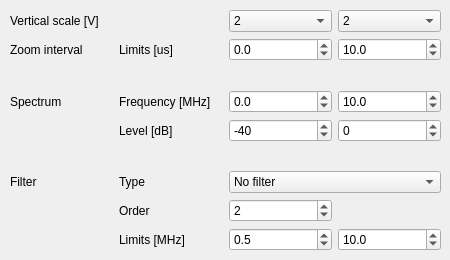
    <widget class="QWidget" name="tab">
     <attribute name="title">
      <string>Display</string>
     </attribute>
     <widget class="QWidget" name="gridLayoutWidget_6">
      <property name="geometry">
       <rect>
        <x>10</x>
        <y>10</y>
        <width>431</width>
        <height>241</height>
       </rect>
      </property>
      <layout class="QGridLayout" name="gridLayout_4">
       <item row="13" column="0">
        <widget class="QLabel" name="label_3">
         <property name="text">
          <string>Filter</string>
         </property>
        </widget>
       </item>
       <item row="9" column="0">
        <widget class="QLabel" name="label_2">
         <property name="text">
          <string>Spectrum</string>
         </property>
        </widget>
       </item>
       <item row="7" column="3">
        <widget class="QDoubleSpinBox" name="zoomEndSpinBox">
         <property name="locale">
          <locale language="English" country="UnitedKingdom"/>
         </property>
         <property name="buttonSymbols">
          <enum>QAbstractSpinBox::ButtonSymbols::UpDownArrows</enum>
         </property>
         <property name="suffix">
          <string/>
         </property>
         <property name="decimals">
          <number>1</number>
         </property>
         <property name="minimum">
          <double>-100.000000000000000</double>
         </property>
         <property name="maximum">
          <double>10000.000000000000000</double>
         </property>
         <property name="singleStep">
          <double>0.100000000000000</double>
         </property>
         <property name="value">
          <double>10.000000000000000</double>
         </property>
        </widget>
       </item>
       <item row="15" column="1">
        <widget class="QLabel" name="flimLabel">
         <property name="locale">
          <locale language="English" country="UnitedKingdom"/>
         </property>
         <property name="text">
          <string>Limits [MHz]</string>
         </property>
        </widget>
       </item>
       <item row="6" column="2">
        <widget class="QComboBox" name="displayrangeAComboBox">
         <property name="sizePolicy">
          <sizepolicy hsizetype="Preferred" vsizetype="Fixed">
           <horstretch>0</horstretch>
           <verstretch>0</verstretch>
          </sizepolicy>
         </property>
         <property name="maximumSize">
          <size>
           <width>16777215</width>
           <height>16777215</height>
          </size>
         </property>
         <property name="styleSheet">
          <string notr="true"/>
         </property>
         <property name="currentIndex">
          <number>10</number>
         </property>
         <item>
          <property name="text">
           <string>1 m</string>
          </property>
         </item>
         <item>
          <property name="text">
           <string>2 m</string>
          </property>
         </item>
         <item>
          <property name="text">
           <string>5 m</string>
          </property>
         </item>
         <item>
          <property name="text">
           <string>10 m</string>
          </property>
         </item>
         <item>
          <property name="text">
           <string>20 m</string>
          </property>
         </item>
         <item>
          <property name="text">
           <string>50 m</string>
          </property>
         </item>
         <item>
          <property name="text">
           <string>100 m</string>
          </property>
         </item>
         <item>
          <property name="text">
           <string>200 m</string>
          </property>
         </item>
         <item>
          <property name="text">
           <string>500 m</string>
          </property>
         </item>
         <item>
          <property name="text">
           <string>1</string>
          </property>
         </item>
         <item>
          <property name="text">
           <string>2</string>
          </property>
         </item>
         <item>
          <property name="text">
           <string>5</string>
          </property>
         </item>
         <item>
          <property name="text">
           <string>10</string>
          </property>
         </item>
        </widget>
       </item>
       <item row="9" column="3">
        <widget class="QDoubleSpinBox" name="zoomFmaxSpinBox">
         <property name="locale">
          <locale language="English" country="UnitedKingdom"/>
         </property>
         <property name="buttonSymbols">
          <enum>QAbstractSpinBox::ButtonSymbols::UpDownArrows</enum>
         </property>
         <property name="suffix">
          <string/>
         </property>
         <property name="decimals">
          <number>1</number>
         </property>
         <property name="minimum">
          <double>-100.000000000000000</double>
         </property>
         <property name="maximum">
          <double>200.000000000000000</double>
         </property>
         <property name="singleStep">
          <double>0.100000000000000</double>
         </property>
         <property name="value">
          <double>10.000000000000000</double>
         </property>
        </widget>
       </item>
       <item row="10" column="3">
        <widget class="QDoubleSpinBox" name="dbMaxSpinBox">
         <property name="locale">
          <locale language="English" country="UnitedKingdom"/>
         </property>
         <property name="buttonSymbols">
          <enum>QAbstractSpinBox::ButtonSymbols::UpDownArrows</enum>
         </property>
         <property name="suffix">
          <string/>
         </property>
         <property name="decimals">
          <number>0</number>
         </property>
         <property name="minimum">
          <double>-100.000000000000000</double>
         </property>
         <property name="maximum">
          <double>100.000000000000000</double>
         </property>
         <property name="singleStep">
          <double>1.000000000000000</double>
         </property>
         <property name="value">
          <double>0.000000000000000</double>
         </property>
        </widget>
       </item>
       <item row="7" column="1">
        <widget class="QLabel" name="zoomLabel">
         <property name="locale">
          <locale language="English" country="UnitedKingdom"/>
         </property>
         <property name="text">
          <string>Limits [us]</string>
         </property>
        </widget>
       </item>
       <item row="15" column="3">
        <widget class="QDoubleSpinBox" name="fmaxSpinBox">
         <property name="locale">
          <locale language="English" country="UnitedKingdom"/>
         </property>
         <property name="buttonSymbols">
          <enum>QAbstractSpinBox::ButtonSymbols::UpDownArrows</enum>
         </property>
         <property name="suffix">
          <string/>
         </property>
         <property name="decimals">
          <number>1</number>
         </property>
         <property name="minimum">
          <double>0.000000000000000</double>
         </property>
         <property name="maximum">
          <double>50.000000000000000</double>
         </property>
         <property name="singleStep">
          <double>0.500000000000000</double>
         </property>
         <property name="value">
          <double>10.000000000000000</double>
         </property>
        </widget>
       </item>
       <item row="9" column="1">
        <widget class="QLabel" name="frequencyrangeLabel">
         <property name="locale">
          <locale language="English" country="UnitedKingdom"/>
         </property>
         <property name="text">
          <string>Frequency [MHz]</string>
         </property>
        </widget>
       </item>
       <item row="13" column="2" colspan="2">
        <widget class="QComboBox" name="filterComboBox">
         <property name="currentText">
          <string>No filter</string>
         </property>
         <property name="currentIndex">
          <number>0</number>
         </property>
         <item>
          <property name="text">
           <string>No filter</string>
          </property>
         </item>
         <item>
          <property name="text">
           <string>AC coupling</string>
          </property>
         </item>
         <item>
          <property name="text">
           <string>Bandpass</string>
          </property>
         </item>
        </widget>
       </item>
       <item row="13" column="1">
        <widget class="QLabel" name="label_4">
         <property name="text">
          <string>Type</string>
         </property>
        </widget>
       </item>
       <item row="15" column="2">
        <widget class="QDoubleSpinBox" name="fminSpinBox">
         <property name="locale">
          <locale language="English" country="UnitedKingdom"/>
         </property>
         <property name="buttonSymbols">
          <enum>QAbstractSpinBox::ButtonSymbols::UpDownArrows</enum>
         </property>
         <property name="suffix">
          <string/>
         </property>
         <property name="decimals">
          <number>1</number>
         </property>
         <property name="minimum">
          <double>0.000000000000000</double>
         </property>
         <property name="maximum">
          <double>50.000000000000000</double>
         </property>
         <property name="singleStep">
          <double>0.500000000000000</double>
         </property>
         <property name="value">
          <double>0.500000000000000</double>
         </property>
        </widget>
       </item>
       <item row="8" column="1">
        <spacer name="verticalSpacer">
         <property name="orientation">
          <enum>Qt::Orientation::Vertical</enum>
         </property>
         <property name="sizeHint" stdset="0">
          <size>
           <width>20</width>
           <height>40</height>
          </size>
         </property>
        </spacer>
       </item>
       <item row="14" column="2">
        <widget class="QSpinBox" name="filterOrderSpinBox">
         <property name="minimum">
          <number>1</number>
         </property>
         <property name="maximum">
          <number>4</number>
         </property>
         <property name="value">
          <number>2</number>
         </property>
        </widget>
       </item>
       <item row="9" column="2">
        <widget class="QDoubleSpinBox" name="zoomFminSpinBox">
         <property name="locale">
          <locale language="English" country="UnitedKingdom"/>
         </property>
         <property name="buttonSymbols">
          <enum>QAbstractSpinBox::ButtonSymbols::UpDownArrows</enum>
         </property>
         <property name="suffix">
          <string/>
         </property>
         <property name="decimals">
          <number>1</number>
         </property>
         <property name="minimum">
          <double>-100.000000000000000</double>
         </property>
         <property name="maximum">
          <double>200.000000000000000</double>
         </property>
         <property name="singleStep">
          <double>0.100000000000000</double>
         </property>
         <property name="value">
          <double>0.000000000000000</double>
         </property>
        </widget>
       </item>
       <item row="11" column="1">
        <spacer name="verticalSpacer_2">
         <property name="orientation">
          <enum>Qt::Orientation::Vertical</enum>
         </property>
         <property name="sizeHint" stdset="0">
          <size>
           <width>20</width>
           <height>40</height>
          </size>
         </property>
        </spacer>
       </item>
       <item row="10" column="1">
        <widget class="QLabel" name="dbrangeLabel">
         <property name="locale">
          <locale language="English" country="UnitedKingdom"/>
         </property>
         <property name="text">
          <string>Level [dB]</string>
         </property>
        </widget>
       </item>
       <item row="6" column="3">
        <widget class="QComboBox" name="displayrangeBComboBox">
         <property name="sizePolicy">
          <sizepolicy hsizetype="Preferred" vsizetype="Fixed">
           <horstretch>0</horstretch>
           <verstretch>0</verstretch>
          </sizepolicy>
         </property>
         <property name="maximumSize">
          <size>
           <width>16777215</width>
           <height>16777215</height>
          </size>
         </property>
         <property name="styleSheet">
          <string notr="true"/>
         </property>
         <property name="currentIndex">
          <number>10</number>
         </property>
         <item>
          <property name="text">
           <string>1 m</string>
          </property>
         </item>
         <item>
          <property name="text">
           <string>2 m</string>
          </property>
         </item>
         <item>
          <property name="text">
           <string>5 m</string>
          </property>
         </item>
         <item>
          <property name="text">
           <string>10 m</string>
          </property>
         </item>
         <item>
          <property name="text">
           <string>20 m</string>
          </property>
         </item>
         <item>
          <property name="text">
           <string>50 m</string>
          </property>
         </item>
         <item>
          <property name="text">
           <string>100 m</string>
          </property>
         </item>
         <item>
          <property name="text">
           <string>200 m</string>
          </property>
         </item>
         <item>
          <property name="text">
           <string>500 m</string>
          </property>
         </item>
         <item>
          <property name="text">
           <string>1</string>
          </property>
         </item>
         <item>
          <property name="text">
           <string>2</string>
          </property>
         </item>
         <item>
          <property name="text">
           <string>5</string>
          </property>
         </item>
         <item>
          <property name="text">
           <string>10</string>
          </property>
         </item>
        </widget>
       </item>
       <item row="6" column="0">
        <widget class="QLabel" name="displayscaleLabel">
         <property name="minimumSize">
          <size>
           <width>100</width>
           <height>0</height>
          </size>
         </property>
         <property name="locale">
          <locale language="English" country="UnitedKingdom"/>
         </property>
         <property name="text">
          <string>Vertical scale [V]</string>
         </property>
        </widget>
       </item>
       <item row="7" column="2">
        <widget class="QDoubleSpinBox" name="zoomStartSpinBox">
         <property name="locale">
          <locale language="English" country="UnitedKingdom"/>
         </property>
         <property name="buttonSymbols">
          <enum>QAbstractSpinBox::ButtonSymbols::UpDownArrows</enum>
         </property>
         <property name="suffix">
          <string/>
         </property>
         <property name="decimals">
          <number>1</number>
         </property>
         <property name="minimum">
          <double>-100.000000000000000</double>
         </property>
         <property name="maximum">
          <double>200.000000000000000</double>
         </property>
         <property name="singleStep">
          <double>0.100000000000000</double>
         </property>
         <property name="value">
          <double>0.000000000000000</double>
         </property>
        </widget>
       </item>
       <item row="10" column="2">
        <widget class="QDoubleSpinBox" name="dbMinSpinBox">
         <property name="locale">
          <locale language="English" country="UnitedKingdom"/>
         </property>
         <property name="buttonSymbols">
          <enum>QAbstractSpinBox::ButtonSymbols::UpDownArrows</enum>
         </property>
         <property name="suffix">
          <string/>
         </property>
         <property name="decimals">
          <number>0</number>
         </property>
         <property name="minimum">
          <double>-100.000000000000000</double>
         </property>
         <property name="maximum">
          <double>100.000000000000000</double>
         </property>
         <property name="singleStep">
          <double>1.000000000000000</double>
         </property>
         <property name="value">
          <double>-40.000000000000000</double>
         </property>
        </widget>
       </item>
       <item row="14" column="1">
        <widget class="QLabel" name="flimLabel_2">
         <property name="locale">
          <locale language="English" country="UnitedKingdom"/>
         </property>
         <property name="text">
          <string>Order</string>
         </property>
        </widget>
       </item>
       <item row="7" column="0">
        <widget class="QLabel" name="label">
         <property name="text">
          <string>Zoom interval</string>
         </property>
        </widget>
       </item>
      </layout>
     </widget>
    </widget>
